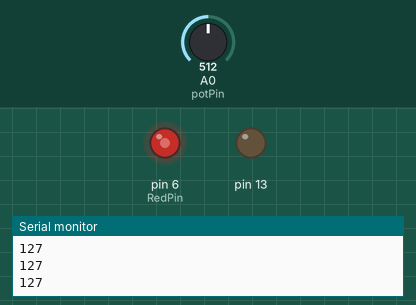
A sketch run on a simulated Arduino Uno, built with avr-gcc and run on an emulated ATmega328P. Shown: output pins drawn as LEDs (lit = HIGH), the last lines printed to the serial monitor. The test bench sets the inputs (shaded band); at power-on: A0 (potPin) = 512.

Above: at 1.2 s.
1.3 s: A0 (potPin) set to 716
At 2.1 s:
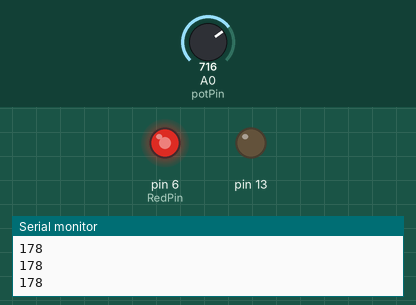
2.9 s: A0 (potPin) set to 900
At 3.5 s:
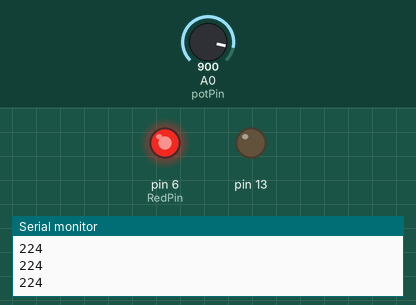
4.5 s: A0 (potPin) set to 122
At 4.9 s:
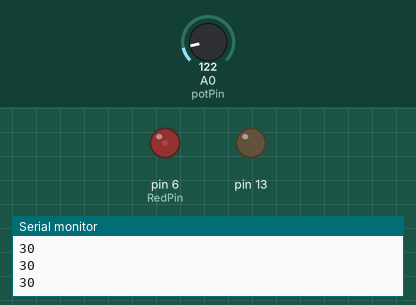
6.1 s: A0 (potPin) set to 0
At 7.4 s:
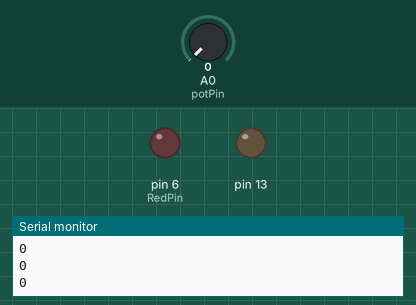
7.7 s: A0 (potPin) set to 511
At 8.9 s:
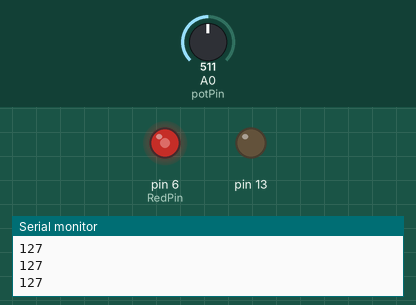
Timing chart, 0 to 10.3 s (numbered marks = the images above; inputs shaded):
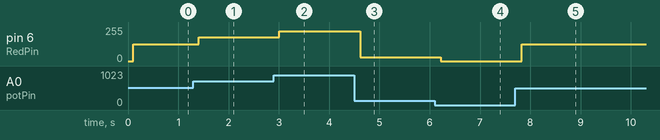

Measured:
- after the input at 1.3 s, pin 6 (RedPin): 127/255 → 178/255 after 0.11 s
- after the input at 2.9 s, pin 6 (RedPin): 178/255 → 224/255 after 0.11 s
- after the input at 4.5 s, pin 6 (RedPin): 224/255 → 30/255 after 0.12 s
- after the input at 6.1 s, pin 6 (RedPin): 30/255 → 0/255 after 0.12 s
- after the input at 7.7 s, pin 6 (RedPin): 0/255 → 127/255 after 0.12 s

The sketch:

test0821a.ino
```cpp
//定義PIN角名稱
#define RedPin 6
#define potPin A0

// 放置初始設置 , 一次性執行:
void setup() {

//115200為跟裝置溝通的頻率
Serial.begin(115200);
//設定RedPin為輸出
pinMode(RedPin,OUTPUT);
pinMode(13,OUTPUT);
}

// 回圈執行:
void loop() {
  digitalWrite(13,LOW);
  //讀取potPin值然後放到potValue中
  int potValue = analogRead(potPin);
  //把potValue轉換成浮點數,除以1023之後乘以255(目的是轉換成8bit數值),並把值放入valueOf8bit中
  int valueOf8bit = (float)potValue/1023 * 255;
  Serial.println(valueOf8bit);
  //每0.1秒,把valueOf8bit值,寫入至RedPin中
  delay(100);analogWrite(RedPin,valueOf8bit);
}
```
